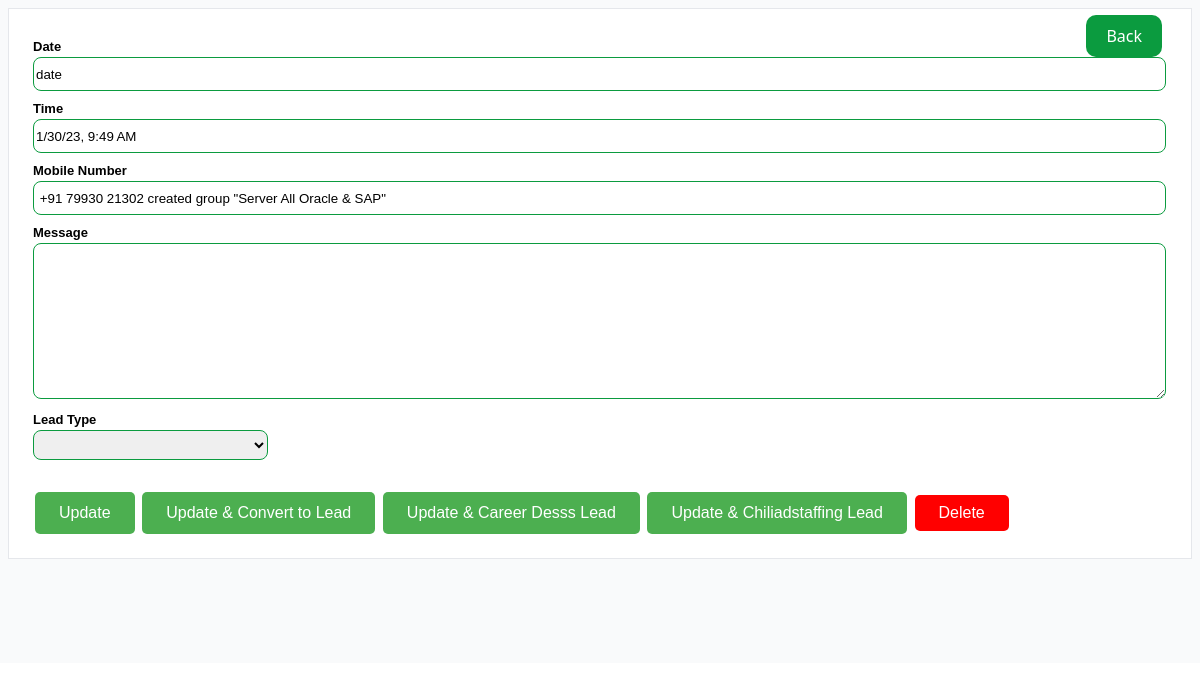
Before: /leadedit/4 with the older database file.
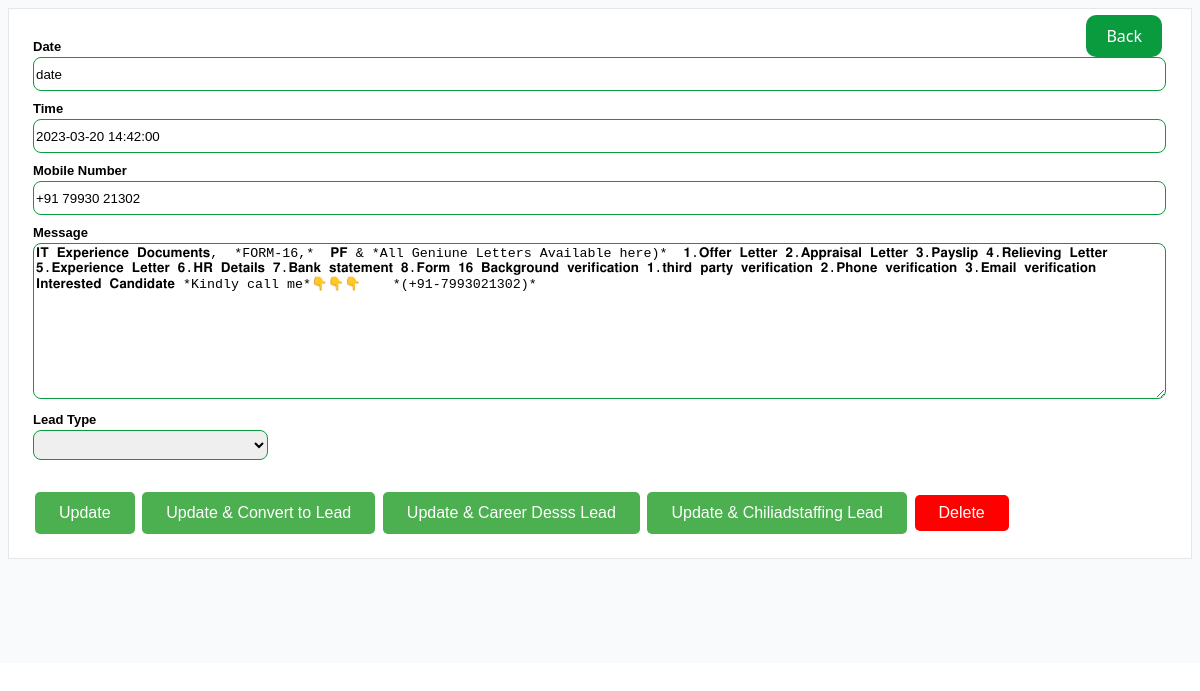
After: the same page with the newer database file.
### core/models.py (models this page shows, shortened)
class Film(models.Model):
    date = models.TextField(blank=True)
    title = models.TextField(blank=True)
    year = models.TextField(blank=True)
    filmurl = models.TextField(blank=True)
    checkstatus = models.PositiveSmallIntegerField(default=1)
    dropdownlist = models.TextField(default="New")

### core/views.py (the view)
# urls.py: path('leadedit/<int:id>',views.leadedit,name="leadedit"),
def leadedit(request,id):
    object=Film.objects.get(id=id)
    return render(request,'leadsedit.html',{'object':object,})

### templates/leadsedit.html (shortened to what this page needs)
<!DOCTYPE html>
<html>
<head>
</head>
<body>
            <div class="bord_box">
                <div class="back_btnn">
                    <a class="back" href="{% url 'leads' %}">Back</a>
                </div>
            <form action="/leadupdate/{{object.id}}" method="POST">
                <ul class="form-style-1">
                    <li>
                      <label>Date</label>
                      <input type="text" class="field-long field-textarea" name="date" value="{{object.date}}">
                   </li>
                    <li>
                        <label>Time</label>
                        <input type="text" class="field-long field-textarea" name="title" value="{{object.title}}">
                    </li>
                    <li>
                        <label>Mobile Number</label>
                        <input type="text" class="field-long field-textarea" name="year" value="{{object.year}}">
                    </li>
                    <li>
                        <label>Message</label>
                        <textarea class="field-long field-textarea chat_area" style="height: 150px;" name="filmurl">{{object.filmurl}}</textarea>
                    </li>
                  <li>
                    <label for="id_locations">Lead Type</label>
                    <select  name="dropdownlist" id="dropdownlist" class="optio_n" required="" onchange="add_class_onchange()">
                    <option  value="{{object.dropdownlist}}" selected="">{{object.dropdownlist}}</option>
                    <option value="New">New</option>
                    </select>
                </li>
                <li>
                  <button type="submit" name="save_home">Update</button>
                  <button type="submit" name="save_convert">Update & Convert to Lead</button>
                  <button name="careerdesssapi" type="submit" class="btn btn-success">Update & Career Desss Lead</button>
                  <button name="chiliadstaffingapi" type="submit" class="btn btn-success">Update & Chiliadstaffing Lead</button>
                  <form id="myForm" action="" method="post">
                    <a href="#" class="delet_e_btn" onclick="showConfirmDialog()">Delete</a>
                  </form>
                </li>
                </ul>
            </form>
        </div>
</body>
</html>

Changed rows visible on the page:
changed Film "date": title "1/30/23, 9:49 AM" → "2023-03-20 14:42:00"; year "+91 79930 21302 created group \"Server All Oracle & SAP\"" → "+91 79930 21302"; filmurl (not shown) → "𝐈𝐓 𝐄𝐱𝐩𝐞𝐫𝐢𝐞𝐧𝐜𝐞 𝐃𝐨𝐜𝐮𝐦𝐞𝐧𝐭𝐬, *FORM-16,* 𝐏𝐅 & *All Geniune Letters Available here)* 𝟏.𝐎𝐟𝐟𝐞𝐫 𝐋𝐞𝐭𝐭𝐞𝐫 𝟐.𝐀𝐩𝐩𝐫𝐚𝐢𝐬𝐚𝐥 𝐋𝐞𝐭𝐭𝐞𝐫 𝟑.𝐏𝐚𝐲𝐬𝐥𝐢𝐩 𝟒.𝐑𝐞𝐥𝐢𝐞𝐯𝐢𝐧𝐠 𝐋𝐞𝐭𝐭𝐞𝐫 𝟓.𝐄𝐱𝐩𝐞𝐫𝐢𝐞𝐧𝐜𝐞 𝐋𝐞𝐭𝐭𝐞𝐫 𝟔.𝐇𝐑 𝐃𝐞𝐭𝐚𝐢𝐥𝐬 𝟕.𝐁𝐚𝐧𝐤 𝐬𝐭𝐚𝐭𝐞𝐦𝐞𝐧𝐭 𝟖.𝐅𝐨𝐫𝐦 𝟏𝟔 𝐁𝐚𝐜𝐤𝐠𝐫𝐨𝐮𝐧𝐝 𝐯𝐞𝐫𝐢𝐟𝐢𝐜𝐚𝐭𝐢𝐨𝐧 𝟏.𝐭𝐡𝐢𝐫𝐝 𝐩𝐚𝐫𝐭𝐲 𝐯𝐞𝐫𝐢𝐟𝐢𝐜𝐚𝐭𝐢𝐨𝐧 𝟐.𝐏𝐡𝐨𝐧𝐞 𝐯𝐞𝐫𝐢𝐟𝐢𝐜𝐚𝐭𝐢𝐨𝐧 𝟑.𝐄𝐦𝐚𝐢𝐥 𝐯𝐞𝐫𝐢𝐟𝐢𝐜𝐚𝐭𝐢𝐨𝐧 𝐈𝐧𝐭𝐞𝐫𝐞𝐬𝐭𝐞𝐝 𝐂𝐚𝐧𝐝𝐢𝐝𝐚𝐭𝐞 *Kindly call me*👇👇👇 *(+91-7993021302)*"
